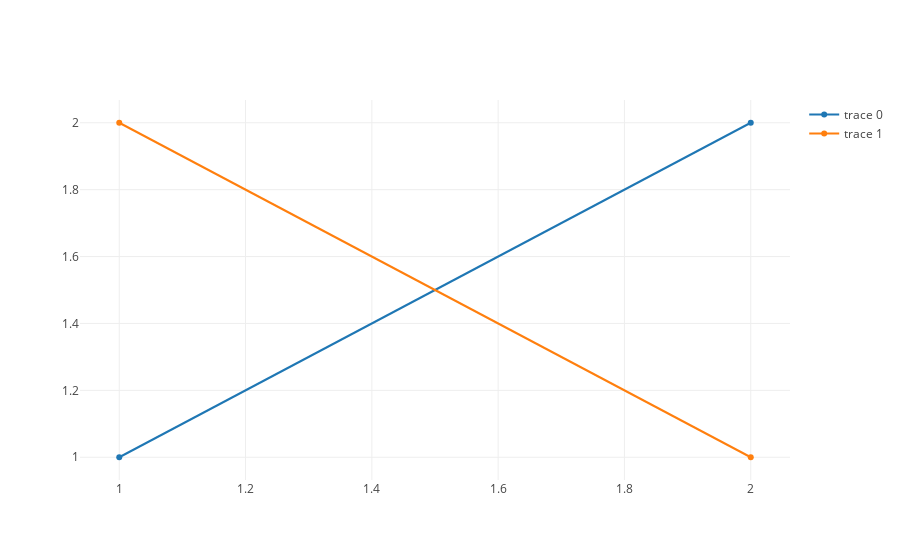

The cell this chart's notebook holds for it:
### Code cell
import plotly.offline as py
from plotly.graph_objs import Scatter, Layout
import plotly.graph_objs as go

py.init_notebook_mode(connected=True)

trace1=go.Scatter(
    x=[1,2],
    y=[1,2]
)
trace2=go.Scatter(
    x=[1,2],
    y=[2,1]
)
py.iplot([trace1, trace2])

### Figure 1 — Plotly figure (JSON) as saved in the notebook; plotly's stock layout.template omitted (floating-point values rounded to 4 significant figures)
{"data": [{"type": "scatter", "uid": "e1355ea5-bd7e-4669-b946-7dc9203545dd", "x": [1, 2], "y": [1, 2]}, {"type": "scatter", "uid": "eaa42f59-c41f-454e-9c0e-df41f0748276", "x": [1, 2], "y": [2, 1]}], "layout": {"autosize": true, "xaxis": {"autorange": true, "range": [0.9373, 2.063], "type": "linear"}, "yaxis": {"autorange": true, "range": [0.9268, 2.073], "type": "linear"}}}
